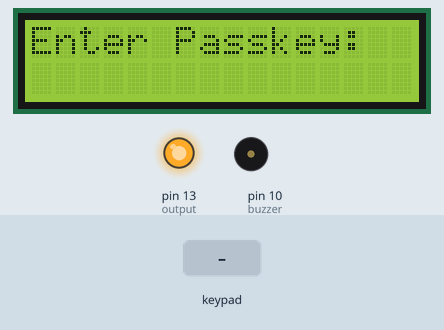
Simulated run of this sketch. Board: Arduino Uno, built with avr-gcc and run on an emulated ATmega328P. Shown: 16×2 character LCD, output pins drawn as LEDs (lit = HIGH), buzzer (waves = sounding, pin HIGH). The inputs (shaded band) are chosen by the test bench. EEPROM starts erased; what the sketch prints to the serial monitor is not drawn.

Above: at 2.2 s.
2.3 s: keypad keys 1 2 3 4 # pressed 0.4 s apart
At 4.3 s:
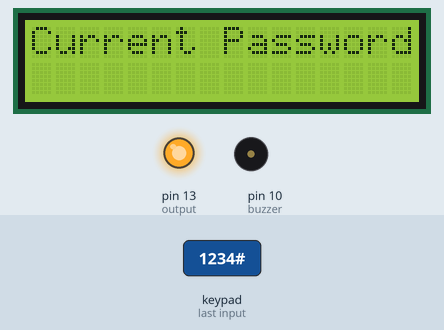
5.8 s: key 'A' pressed
At 6.3 s:
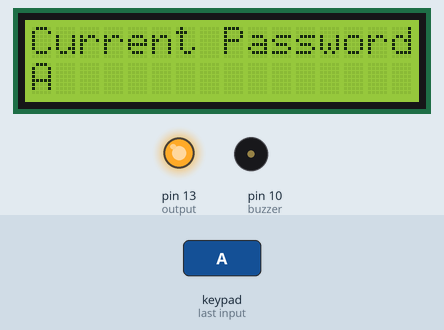
7.3 s: key 'B' pressed
At 7.8 s:
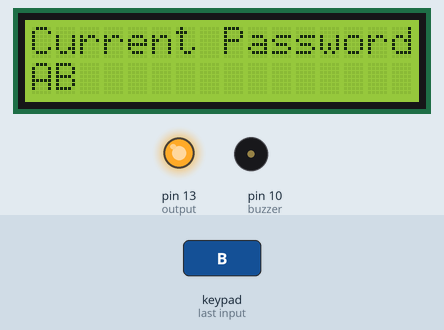
8.8 s: keypad keys 1 2 3 4 * pressed 0.4 s apart
At 12.6 s:
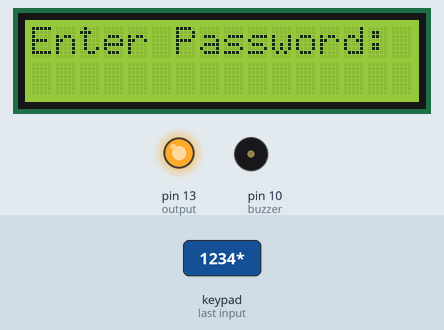
13.4 s: keypad keys 1 2 3 4 A pressed 0.4 s apart
At 17.7 s:
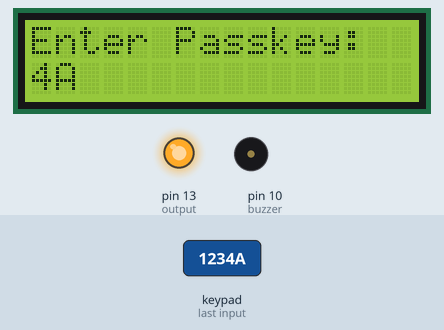
18.1 s: key 'C' pressed
At 18.7 s:
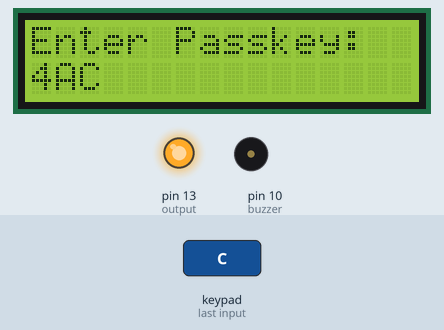
Timing chart, 0 to 20.6 s (numbered marks = the images above; inputs shaded):
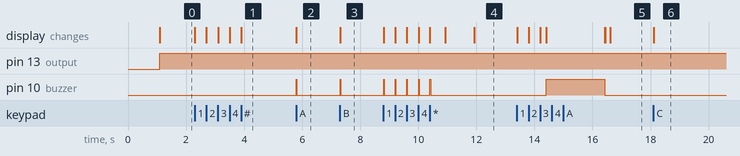

Measured:
- after the input at 2.3 s, the display: first changes at once (image 1 shows a later state)
- after the input at 5.8 s, pin 10 (buzzer): LOW → HIGH at once, → LOW 0.02 s later; the display: changes at once (image 2)
- after the input at 7.3 s, pin 10 (buzzer): LOW → HIGH at once, → LOW 0.02 s later; the display: changes at once (image 3)
- after the input at 8.8 s, pin 10 (buzzer): alternates HIGH for 0.02 s and LOW for 0.38 s, 10 changes in all, then stays LOW, starting at once; the display: first changes at once (image 4 shows a later state)
- after the input at 13.4 s, pin 10 (buzzer): LOW → HIGH after 1.0 s, → LOW 2.0 s later; the display: first changes at once (image 5 shows a later state)
- after the input at 18.1 s, the display: changes at once (image 6)

The sketch:

7_Combo_Lock.ino
```cpp
#include <Keypad.h>
#include<LiquidCrystal.h>
#include<EEPROM.h>

//May have to change the lcd libraries depending on the lcd screen used
LiquidCrystal lcd(9,8,7,6,5,4);

//The typed password, the stored and the changed password variables
char password[7];
char pass[7],pass1[7];
int i=0;
char customKey=0;
//The keypad matrix can be changed as well depending on the keypad used
const byte ROWS = 4; //four rows
const byte COLS = 4; //four columns
char hexaKeys[ROWS][COLS] = {
{'1','2','3','A'},
{'4','5','6','B'},
{'7','8','9','C'},
{'*','0','#','D'}
};
byte rowPins[ROWS] = {A0,A1,A2,A3}; //connect to the row pinouts of the keypad
byte colPins[COLS] = {A4,A5,3,2};   //connect to the column pinouts of the keypad
//initialize an instance of class NewKeypad
Keypad customKeypad = Keypad( makeKeymap(hexaKeys), rowPins, colPins, ROWS, COLS);

//pins for the buzzer and the output which can go to the relay
int buzzer = 10;
int output = 13;

void setup()
{
  Serial.begin(9600);

  lcd.begin(16,2);
  pinMode(output, OUTPUT);
  pinMode(buzzer, OUTPUT);

  lcd.print(" Electronic ");
  lcd.setCursor(0,1);
  lcd.print(" BOMB Lock ");
  delay(1000);
  lcd.clear();
  lcd.print("Enter Passkey:");
  lcd.setCursor(0,1);
  for(int j=0;j<7;j++)
    EEPROM.write(j, j+49);
  for(int j=0;j<7;j++)
    pass[j]=EEPROM.read(j);
}

void loop()
{
  digitalWrite(output, HIGH);
  customKey = customKeypad.getKey();
  if(customKey=='#')
    change();
  if (customKey)
  {
    password[i++]=customKey;
    lcd.print(customKey);
    Serial.print(customKey);
  }
  if(i==7)
  {
    delay(200);
    for(int j=0;j<7;j++)
      pass[j]=EEPROM.read(j);
      //strncmp is a string comparison, its a nice tool for passkey checks
    if(!(strncmp(password, pass,7)))
    {

      digitalWrite(output, HIGH);
      //beep();
      lcd.clear();
      lcd.print("Passkey Accepted");
      digitalWrite(output, LOW);
      delay(2000);
    }
    else
    {
      digitalWrite(output, HIGH);
      digitalWrite(buzzer, HIGH);
      lcd.clear();
      lcd.print("Access Denied...");
      lcd.setCursor(0,1);
      delay(2000);
      lcd.clear();
      lcd.print("Enter Passkey:");
      lcd.setCursor(0,1);
      i=0;
      digitalWrite(buzzer, LOW);
    }
  }
}
void change()
{
  int j=0;
  lcd.clear();
  lcd.print("Current Password");
  lcd.setCursor(0,1);
  while(j<7)
  {
    char key=customKeypad.getKey();
    if(key)
    {
      pass1[j++]=key;
      lcd.print(key);
      beep();
    }
    key=0;
  }
  delay(500);
  if((strncmp(pass1, pass, 7)))
  {
    lcd.clear();
    lcd.print("Wrong Passkey...");
    lcd.setCursor(0,1);
    lcd.print("Better Luck Again");
    delay(1000);
  }
  else
  {
    j=0;
    lcd.clear();
    lcd.print("Enter New Pass:");
    lcd.setCursor(0,1);
    while(j<7)
    {
      char key=customKeypad.getKey();
      if(key)
      {
        pass[j]=key;
        lcd.print(key);
        Serial.print(key);
        EEPROM.write(j,key);
        j++;
        beep();
      }
    }
    lcd.print(" Done......");
    delay(1000);
  }
  lcd.clear();
  lcd.print("Enter Password:");
  lcd.setCursor(0,1);
  customKey=0;
}

void beep()
{
  digitalWrite(buzzer, HIGH);
  delay(20);
  digitalWrite(buzzer, LOW);
}
```
